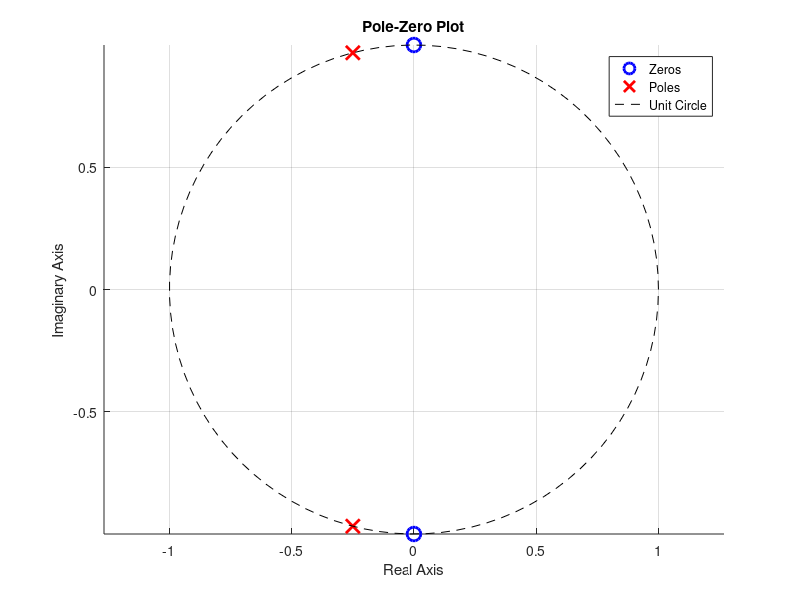

Write the MATLAB code that produced this figure.
% Define the coefficients of the numerator and denominator of the transfer function
numerator_coeffs = [1 0 1];  % Example: s^2 + 1
denominator_coeffs = [1 0.5 1];  % Example: s^2 + 0.5s + 1

% Find the poles and zeros
zeros_tf = roots(numerator_coeffs);
poles_tf = roots(denominator_coeffs);

% Plot the poles and zeros
figure;
hold on;

% Plot zeros
plot(real(zeros_tf), imag(zeros_tf), 'o', 'MarkerSize', 10, 'LineWidth', 2, 'Color', 'b');

% Plot poles
plot(real(poles_tf), imag(poles_tf), 'x', 'MarkerSize', 10, 'LineWidth', 2, 'Color', 'r');

% Plot unit circle for reference
theta = linspace(0, 2*pi, 100);
plot(cos(theta), sin(theta), '--', 'Color', 'k');

hold off;

% Set plot properties
axis equal;
grid on;
title('Pole-Zero Plot');
xlabel('Real Axis');
ylabel('Imaginary Axis');
legend('Zeros', 'Poles', 'Unit Circle');
